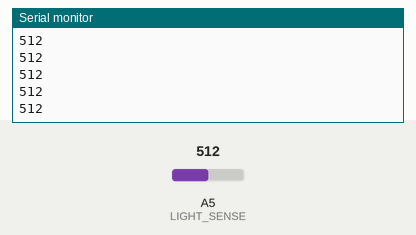
Recording of a sketch running on a simulated Arduino Uno, built with avr-gcc and run on an emulated ATmega328P. On the bench: the last lines printed to the serial monitor. The inputs (shaded band) are chosen by the test bench; at power-on: A5 (LIGHT_SENSE) = 512.

Above: at 1.2 s.
1.3 s: A5 (LIGHT_SENSE) set to 716
At 1.8 s:
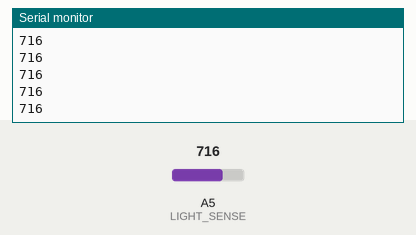
2.8 s: A5 (LIGHT_SENSE) set to 900
At 3.5 s:
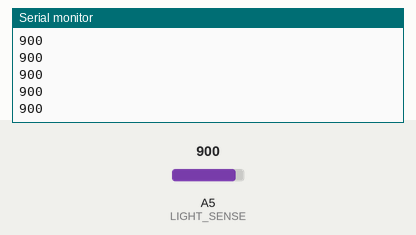
Timing chart, 0 to 5.8 s (numbered marks = the images above; inputs shaded):
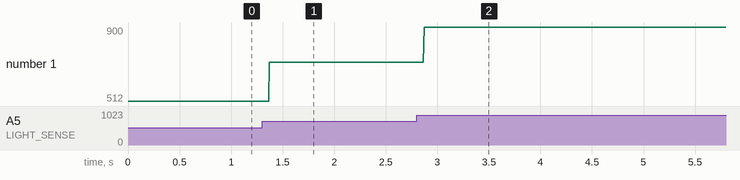

The sketch:

Buta-Light-Sense.ino
```cpp
#define LIGHT_SENSE A5

void setup() {
  // initialize serial communication at 9600 bits per second:
  Serial.begin(9600);
}


void loop() {

  int sensorValue = analogRead(LIGHT_SENSE);
  Serial.println(sensorValue);
  delay(1);        // delay in between reads for stability
}
```

Measured:
- after the input at 1.3 s, the serial monitor: prints a new line after 0.07 s (image 1)
- after the input at 2.8 s, the serial monitor: prints a new line after 0.07 s (image 2)
- plotted number 1: 512 → 716 after the input at 1.3 s, 716 → 900 after the input at 2.8 s
